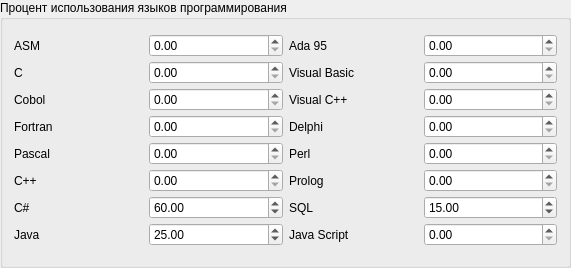
       <widget class="QGroupBox" name="groupBox_2">
        <property name="geometry">
         <rect>
          <x>10</x>
          <y>10</y>
          <width>571</width>
          <height>268</height>
         </rect>
        </property>
        <property name="font">
         <font>
          <weight>50</weight>
          <bold>false</bold>
         </font>
        </property>
        <property name="title">
         <string>Процент использования языков программирования</string>
        </property>
        <layout class="QHBoxLayout" name="horizontalLayout_19">
         <item>
          <layout class="QVBoxLayout" name="verticalLayout_3">
           <property name="spacing">
            <number>1</number>
           </property>
           <item>
            <layout class="QHBoxLayout" name="horizontalLayout_35">
             <item>
              <widget class="QLabel" name="label_30">
               <property name="text">
                <string>ASM</string>
               </property>
              </widget>
             </item>
             <item>
              <widget class="QDoubleSpinBox" name="languagePercentInput1">
               <property name="maximum">
                <double>100.000000000000000</double>
               </property>
              </widget>
             </item>
            </layout>
           </item>
           <item>
            <layout class="QHBoxLayout" name="horizontalLayout_31">
             <item>
              <widget class="QLabel" name="label_26">
               <property name="text">
                <string>C</string>
               </property>
              </widget>
             </item>
             <item>
              <widget class="QDoubleSpinBox" name="languagePercentInput2">
               <property name="maximum">
                <double>100.000000000000000</double>
               </property>
              </widget>
             </item>
            </layout>
           </item>
           <item>
            <layout class="QHBoxLayout" name="horizontalLayout_32">
             <item>
              <widget class="QLabel" name="label_27">
               <property name="text">
                <string>Cobol</string>
               </property>
              </widget>
             </item>
             <item>
              <widget class="QDoubleSpinBox" name="languagePercentInput3">
               <property name="maximum">
                <double>100.000000000000000</double>
               </property>
              </widget>
             </item>
            </layout>
           </item>
           <item>
            <layout class="QHBoxLayout" name="horizontalLayout_29">
             <item>
              <widget class="QLabel" name="label_24">
               <property name="text">
                <string>Fortran</string>
               </property>
              </widget>
             </item>
             <item>
              <widget class="QDoubleSpinBox" name="languagePercentInput4">
               <property name="maximum">
                <double>100.000000000000000</double>
               </property>
              </widget>
             </item>
            </layout>
           </item>
           <item>
            <layout class="QHBoxLayout" name="horizontalLayout_33">
             <item>
              <widget class="QLabel" name="label_28">
               <property name="text">
                <string>Pascal</string>
               </property>
              </widget>
             </item>
             <item>
              <widget class="QDoubleSpinBox" name="languagePercentInput5">
               <property name="maximum">
                <double>100.000000000000000</double>
               </property>
              </widget>
             </item>
            </layout>
           </item>
           <item>
            <layout class="QHBoxLayout" name="horizontalLayout_34">
             <item>
              <widget class="QLabel" name="label_29">
               <property name="text">
                <string>C++</string>
               </property>
              </widget>
             </item>
             <item>
              <widget class="QDoubleSpinBox" name="languagePercentInput6">
               <property name="maximum">
                <double>100.000000000000000</double>
               </property>
              </widget>
             </item>
            </layout>
           </item>
           <item>
            <layout class="QHBoxLayout" name="horizontalLayout_36">
             <item>
              <widget class="QLabel" name="label_31">
               <property name="text">
                <string>С#</string>
               </property>
              </widget>
             </item>
             <item>
              <widget class="QDoubleSpinBox" name="languagePercentInput7">
               <property name="maximum">
                <double>100.000000000000000</double>
               </property>
               <property name="value">
                <double>60.000000000000000</double>
               </property>
              </widget>
             </item>
            </layout>
           </item>
           <item>
            <layout class="QHBoxLayout" name="horizontalLayout_30">
             <item>
              <widget class="QLabel" name="label_25">
               <property name="text">
                <string>Java</string>
               </property>
              </widget>
             </item>
             <item>
              <widget class="QDoubleSpinBox" name="languagePercentInput8">
               <property name="maximum">
                <double>100.000000000000000</double>
               </property>
               <property name="value">
                <double>25.000000000000000</double>
               </property>
              </widget>
             </item>
            </layout>
           </item>
          </layout>
         </item>
         <item>
          <layout class="QVBoxLayout" name="verticalLayout_4">
           <property name="spacing">
            <number>1</number>
           </property>
           <property name="bottomMargin">
            <number>0</number>
           </property>
           <item>
            <layout class="QHBoxLayout" name="horizontalLayout_23">
             <item>
              <widget class="QLabel" name="label_18">
               <property name="text">
                <string>Ada 95</string>
               </property>
              </widget>
             </item>
             <item>
              <widget class="QDoubleSpinBox" name="languagePercentInput9">
               <property name="maximum">
                <double>100.000000000000000</double>
               </property>
              </widget>
             </item>
            </layout>
           </item>
           <item>
            <layout class="QHBoxLayout" name="horizontalLayout_20">
             <item>
              <widget class="QLabel" name="label_5">
               <property name="text">
                <string>Visual Basic</string>
               </property>
              </widget>
             </item>
             <item>
              <widget class="QDoubleSpinBox" name="languagePercentInput10">
               <property name="maximum">
                <double>100.000000000000000</double>
               </property>
              </widget>
             </item>
            </layout>
           </item>
           <item>
            <layout class="QHBoxLayout" name="horizontalLayout_25">
             <item>
              <widget class="QLabel" name="label_20">
               <property name="text">
                <string>Visual C++</string>
               </property>
              </widget>
             </item>
             <item>
              <widget class="QDoubleSpinBox" name="languagePercentInput11">
               <property name="maximum">
                <double>100.000000000000000</double>
               </property>
              </widget>
             </item>
            </layout>
           </item>
           <item>
            <layout class="QHBoxLayout" name="horizontalLayout_26">
             <item>
              <widget class="QLabel" name="label_21">
               <property name="text">
                <string>Delphi</string>
               </property>
              </widget>
             </item>
             <item>
              <widget class="QDoubleSpinBox" name="languagePercentInput12">
               <property name="maximum">
                <double>100.000000000000000</double>
               </property>
              </widget>
             </item>
            </layout>
           </item>
           <item>
            <layout class="QHBoxLayout" name="horizontalLayout_27">
             <item>
              <widget class="QLabel" name="label_22">
               <property name="text">
                <string>Perl</string>
               </property>
              </widget>
             </item>
             <item>
              <widget class="QDoubleSpinBox" name="languagePercentInput13">
               <property name="maximum">
                <double>100.000000000000000</double>
               </property>
              </widget>
             </item>
            </layout>
           </item>
           <item>
            <layout class="QHBoxLayout" name="horizontalLayout_28">
             <item>
              <widget class="QLabel" name="label_23">
               <property name="text">
                <string>Prolog</string>
               </property>
              </widget>
             </item>
             <item>
              <widget class="QDoubleSpinBox" name="languagePercentInput14">
               <property name="maximum">
                <double>100.000000000000000</double>
               </property>
              </widget>
             </item>
            </layout>
           </item>
           <item>
            <layout class="QHBoxLayout" name="horizontalLayout_24">
             <item>
              <widget class="QLabel" name="label_19">
               <property name="text">
                <string>SQL</string>
               </property>
              </widget>
             </item>
             <item>
              <widget class="QDoubleSpinBox" name="languagePercentInput15">
               <property name="maximum">
                <double>100.000000000000000</double>
               </property>
               <property name="value">
                <double>15.000000000000000</double>
               </property>
              </widget>
             </item>
            </layout>
           </item>
           <item>
            <layout class="QHBoxLayout" name="horizontalLayout_38">
             <item>
              <widget class="QLabel" name="label_33">
               <property name="text">
                <string>Java Script</string>
               </property>
              </widget>
             </item>
             <item>
              <widget class="QDoubleSpinBox" name="languagePercentInput16">
               <property name="maximum">
                <double>100.000000000000000</double>
               </property>
              </widget>
             </item>
            </layout>
           </item>
          </layout>
         </item>
        </layout>
       </widget>
